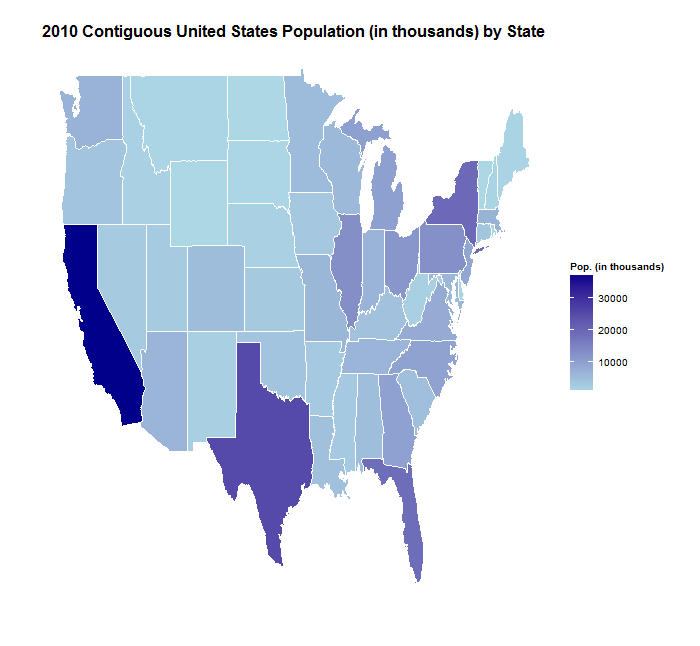

This chart was generated by the following R code:
# This script creates a choropleth map using (a subset of) 'census_data.csv'.

# A description of 'census_data.csv' can be found in 'census_data_scrape_and_process.R'.
# To avoid an overwhelming plot, I will be using a subset of 'census_data.csv' consisting of
# all observations for the year 2010.

# Load packages.
library(data.table)
library(ggplot2)

# Load data.
census_data = data.table(read.csv('census_data.csv', header = T, stringsAsFactors = F, check.names = F))

#####
# SUBSET/PROCESS DATA.

  # Restrict 'census_subset' to '2010' observations only.
  census_subset = census_data[, .(Name, `2010`)]

  # Remove aggregate 'United States' population row.
  census_subset = census_subset[Name != 'United States']
  
  # Make 'Name' lower case.
  # This is necessary for the choropleth to work.
  census_subset$Name = tolower(census_subset$Name)
  
  # Divide '2010' by 1000 for easier map viewing.
  census_subset$`2010` = census_subset$`2010` / 1000
  
  # Get US state data.
  states_map = map_data('state')
  
#####  
# Plot data.
ggplot(data = census_subset, aes(map_id = census_subset$Name)) + 
    geom_map(aes(fill = `2010`), map = states_map) + 
    expand_limits(x = states_map$long, y = states_map$lat) +
    scale_fill_continuous(name = 'Pop. (in thousands)', 
                          low = 'lightblue', 
                          high = 'darkblue') + 
    borders(database = 'state', inherit.aes = F, colour = 'white') +
    theme_classic() +
    theme(panel.background = element_rect(fill = 'white', colour = 'white'),
          line = element_blank(), 
          axis.ticks.x = element_blank(), 
          axis.ticks.y = element_blank(),
          axis.text.x = element_blank(), 
          axis.text.y = element_blank(), 
          plot.title = element_text(face = 'bold', 
                                    size = 16)) +
    ggtitle('2010 Contiguous United States Population (in thousands) by State') +
    xlab('') +
    ylab('')
